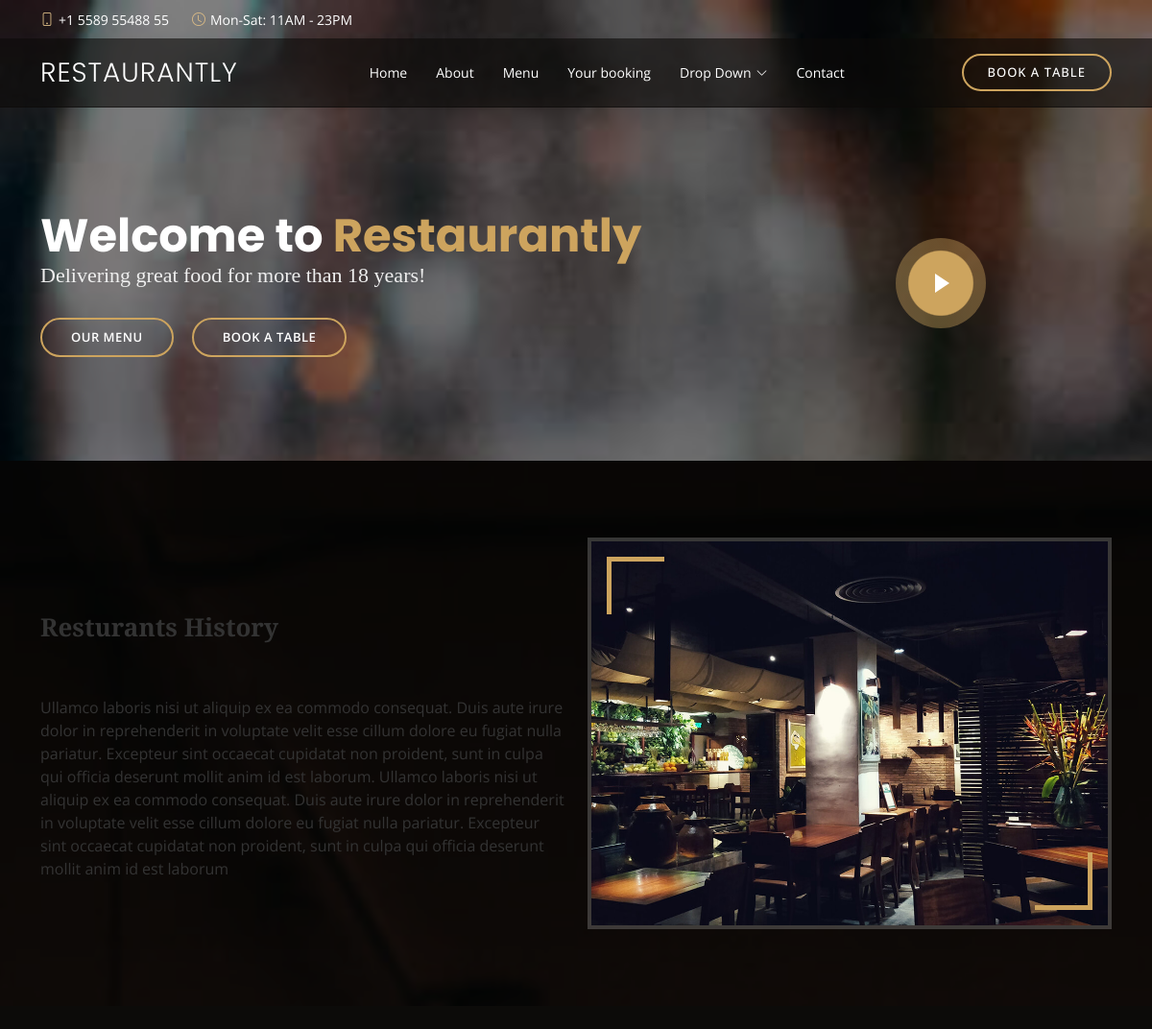
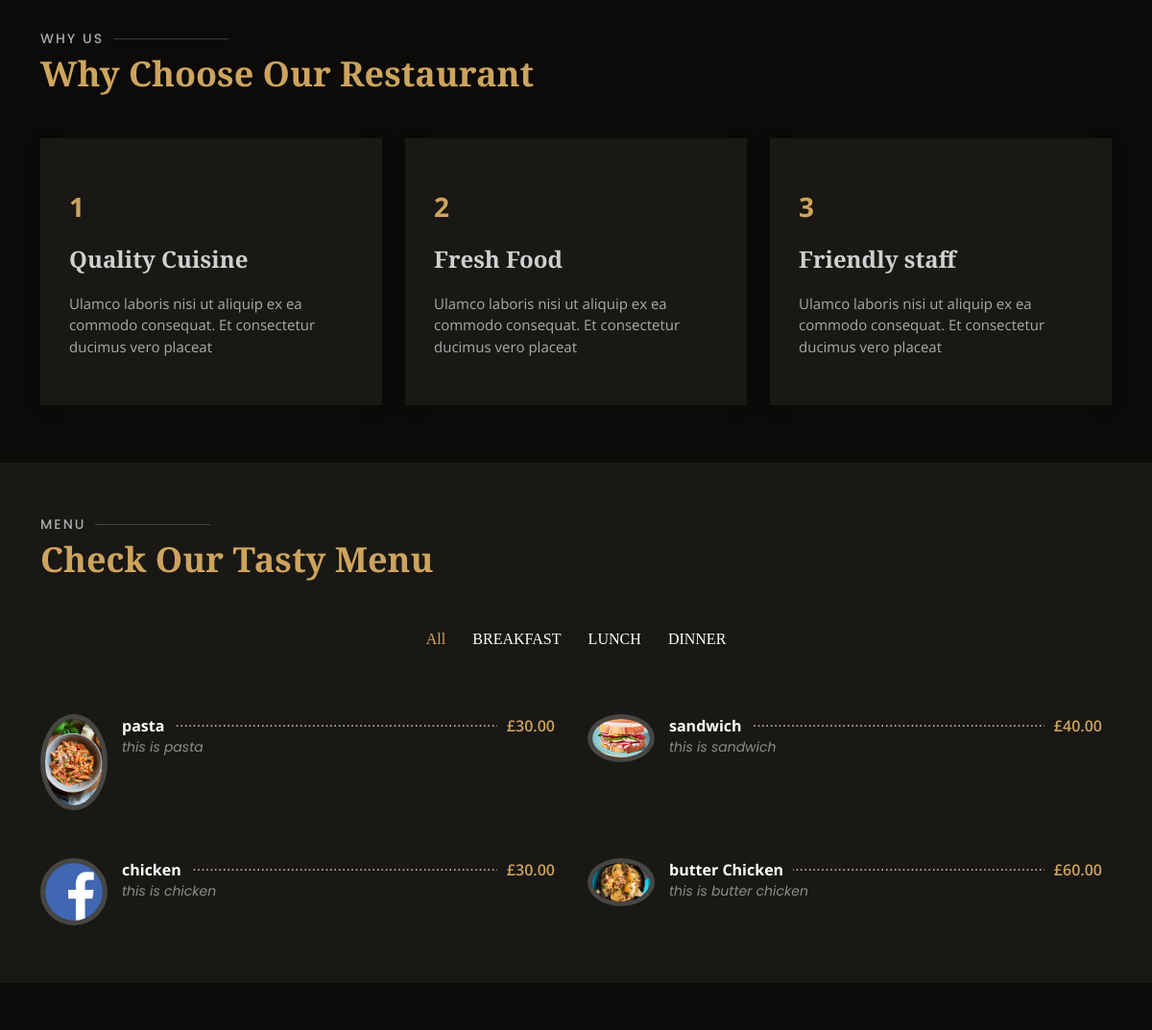
The app's page / (upper part), older data (2 pictures, top to bottom).
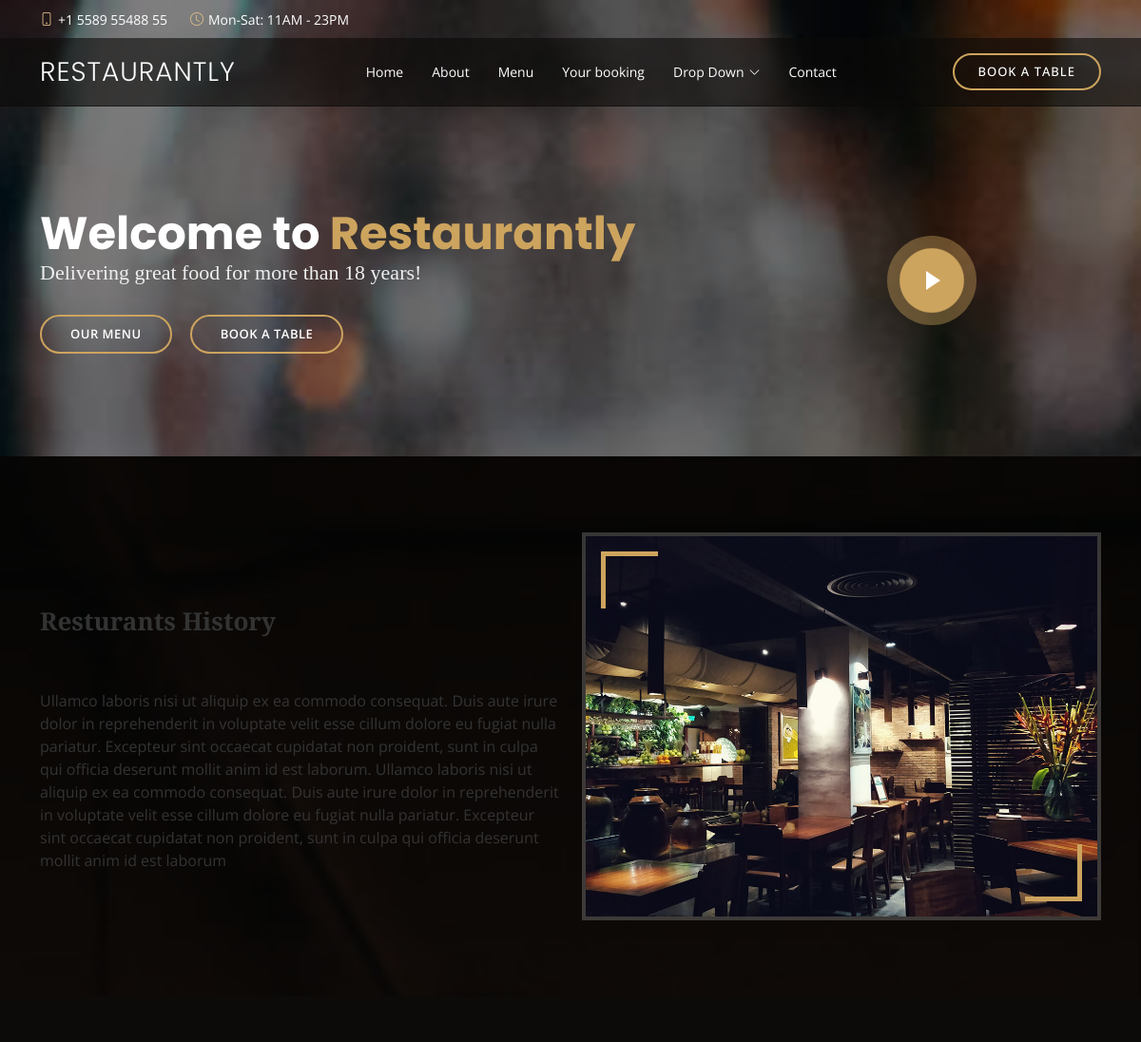
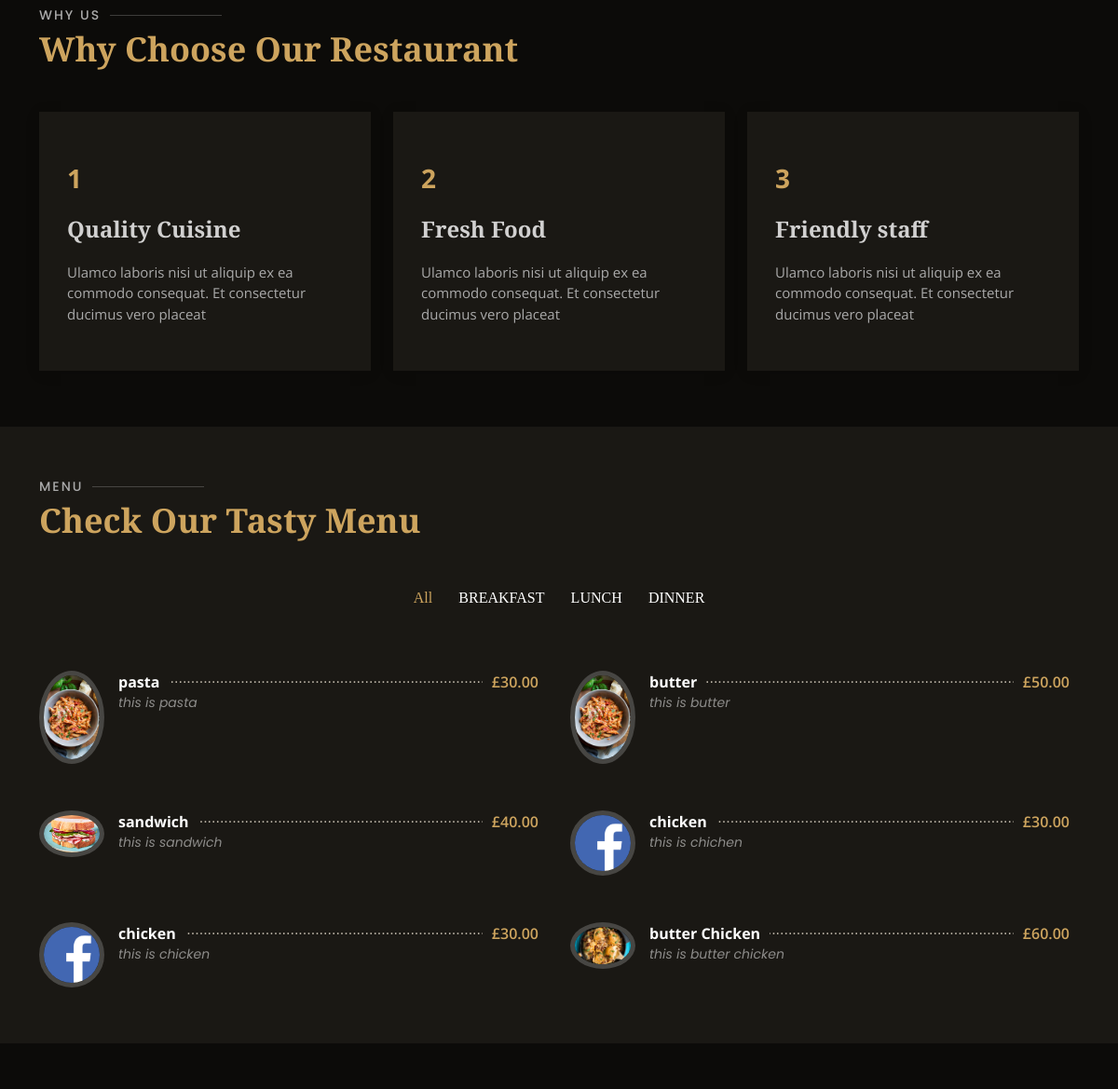
The same page, newer data (2 pictures, top to bottom).
### aboutus/models.py (models this page shows, shortened)
class AboutUs(models.Model):
    title = models.CharField(max_length=50)
    content = models.TextField()
    image = models.ImageField(upload_to='about_us/', default='image')
    class Meta:
        verbose_name = 'about us'
        verbose_name_plural = 'about us'

class Why_Choose_Us(models.Model):
    title = models.CharField(max_length=50)
    content = models.TextField()
    class Meta:
        verbose_name = 'why choose us'
        verbose_name_plural = 'why choose us'

### hotel/models.py (models this page shows, shortened)
class Category(models.Model):
    name = models.CharField(max_length=30)
    class Meta:
        verbose_name = 'category'
        verbose_name_plural = 'categories'
    def __str__(self):
        return self.name

class Meals(models.Model):
    name = models.CharField(max_length=50)
    description = models.TextField(max_length=500)
    category = models.ForeignKey('Category', on_delete=models.SET_NULL, null=True)
    people = models.IntegerField()
    price = models.DecimalField(max_length=5, decimal_places=2, max_digits=5)
    image = models.ImageField(upload_to='hotel/')
    slug = models.SlugField(blank=True, null=True)
    class Meta:
        verbose_name = 'meal'
        verbose_name_plural = 'meals'

### home/views.py (the view)
# urls.py: 2. Add a URL to urlpatterns:  path('', views.home, name='home')
def home(request):
    about = AboutUs.objects.last()
    why_choose_us = Why_Choose_Us.objects.all()
    meals = Meals.objects.all()
    categories = Category.objects.all()
    meal_list = Meals.objects.all()
    chef = Chef.objects.all()
    form = ContactForm()
    context = {
        'about' : about,
        'why_choose_us' : why_choose_us,
        'meals': meals,
        'categories': categories,
        'meal_list': meal_list,
        'chef' : chef,
        'form' : form,
    }
    return render(request, 'home/home.html', context)

### home/templates/home/home.html (shortened to what this page needs)
{% extends 'base.html' %}
{% load static %}
{% load bootstrap5 %}
{% block body %}
<section id="about" class="about">
    <div class="container" data-aos="fade-up">
      <div class="row">
        <div class="col-lg-6 order-1 order-lg-2" data-aos="zoom-in" data-aos-delay="100">
          <div class="about-img">
            <img src="{{about.image.url}}" alt="">
          </div>
        </div>
        <div class="col-lg-6 pt-4 pt-lg-0 order-2 order-lg-1 content">
          <h3 id="resturant-title">{{about.title}}</h3>
          <p id="resturant-content">
            {{about.content}}
          </p>
        </div>
      </div>
    </div>
  </section>
  <section id="why-us" class="why-us">
      <div class="container" data-aos="fade-up">
          <div class="section-title">
              <h2>Why Us</h2>
              <p>Why Choose Our Restaurant</p>
          </div>
          <div class="row">
          {% for info in why_choose_us %}
          <div class="col-lg-4 mt-4 mt-lg-0">
            <div class="box" data-aos="zoom-in" data-aos-delay="300">
              <span>{{info.id}}</span>
              <h4> {{info.title}}</h4>
              <p>{{info.content}}</p>
            </div>
          </div>
          {% endfor %}
      </div>
      </div>
    </section>
    <section id="menu" class="menu section-bg">
        <div class="container" data-aos="fade-up">
          <div class="section-title">
            <h2>Menu</h2>
            <p>Check Our Tasty Menu</p>
          </div>
          <div class="row" data-aos="fade-up" data-aos-delay="100">
            <div class="col-lg-12 d-flex justify-content-center">
                <ul id="menu-flters">
                  <li data-filter="*" class="filter-active">All</li>
                  {% for  category in categories %}
                  <li data-filter=".filter-{{category}}">{{category}}</li>
                  {% endfor %}
                </ul>
              </div>
          </div>
          <div class="row menu-container" data-aos="fade-up" data-aos-delay="200">
            {% for  category in categories %}
            {% for meal in meal_list %}
            {% if meal.category == category %}
                <div class="col-lg-6 menu-item filter-{{category}}">
                <img src='{{ meal.image.url }}' class="menu-img" alt="">
                <div class="menu-content">
                    <a href="{% url 'hotel:meal_detail' meal.slug %}">{{ meal.name }}</a><span>£{{ meal.price }}</span>
                </div>
                <div class="menu-ingredients">
                    {{ meal.description }}
                </div>
                </div>
            {% endif %}
            {% endfor %}
            {% endfor %}
          </div>
        </div>
      </section>
<section id="chefs" class="chefs">
  </section>
{% endblock body %}

### templates/base.html (shortened to what this page needs)
<!DOCTYPE html>
{% load static %}
<html lang="en">
<head>
  <link href="{% static 'vendor/animate.css/animate.min.css'%}" rel="stylesheet">
  <link href="{% static 'vendor/aos/aos.css'%}" rel="stylesheet">
  <link href="{% static 'vendor/bootstrap/css/bootstrap.min.css'%}" rel="stylesheet">
  <link href="{% static 'vendor/bootstrap-icons/bootstrap-icons.css'%}" rel="stylesheet">
  <link href="{% static 'vendor/boxicons/css/boxicons.min.css'%}" rel="stylesheet">
  <link href="{% static 'vendor/glightbox/css/glightbox.min.css'%}" rel="stylesheet">
  <link href="{% static 'vendor/swiper/swiper-bundle.min.css'%}" rel="stylesheet">
  <link href="{% static 'css/style.css' %}" rel="stylesheet">
</head>
<body>
  <div id="topbar" class="d-flex align-items-center fixed-top">
    <div class="container d-flex justify-content-center justify-content-md-between">
      <div class="contact-info d-flex align-items-center">
        <i class="bi bi-phone d-flex align-items-center"><span>+1 5589 55488 55</span></i>
        <i class="bi bi-clock d-flex align-items-center ms-4"><span> Mon-Sat: 11AM - 23PM</span></i>
      </div>
    </div>
  </div>
  <header id="header" class="fixed-top d-flex align-items-cente">
    <div class="container-fluid container-xl d-flex align-items-center justify-content-lg-between">
      <h1 class="logo me-auto me-lg-0"><a href="{% url 'home:home' %}">Restaurantly</a></h1>
      <nav id="navbar" class="navbar order-last order-lg-0 ">
        <ul>
          <li><a class="nav-link scrollto" href="{% url 'home:home' %}">Home</a></li>
          <li><a class="nav-link scrollto" href="{% url 'aboutus:aboutus_list' %}">About</a></li>
          <li><a class="nav-link scrollto" href="{% url 'hotel:meal_list' %}">Menu</a></li>
          <li><a class="nav-link scrollto" href="{% url 'reservation:reserve_table' %}">Your booking</a></li>
          <li class="dropdown"><a href="#"><span>Drop Down</span> <i class="bi bi-chevron-down"></i></a>
          </li>
          <li><a class="nav-link scrollto" href="{% url 'contact:send_email' %}">Contact</a></li>
        </ul>
      </nav>
      <a href="{% url 'reservation:create_order' %}" class="book-a-table-btn scrollto d-none d-lg-flex">Book a table</a>
    </div>
  </header>
  <section id="hero" class="d-flex align-items-center">
    <div class="container position-relative text-center text-lg-start" data-aos="zoom-in" data-aos-delay="100">
      <div class="row">
        <div class="col-lg-8">
          <h1>Welcome to <span>Restaurantly</span></h1>
          <h2>Delivering great food for more than 18 years!</h2>
          <div class="btns">
            <a href="{% url 'hotel:meal_list' %}" class="btn-menu animated fadeInUp scrollto">Our Menu</a>
            <a href="{% url 'reservation:create_order' %}" class="btn-book animated fadeInUp scrollto">Book a Table</a>
          </div>
        </div>
        <div class="col-lg-4 d-flex align-items-center justify-content-center position-relative" data-aos="zoom-in" data-aos-delay="200">
          <a href="https://www.youtube.com/watch?v=GlrxcuEDyF8" class="glightbox play-btn"></a>
        </div>
      </div>
    </div>
  </section>
  <main id="main">
    {% block body %}
    {% endblock body %}
  </main>
</body>
</html>

Row changes from the older to the newer data that the page shows:
added Meals: image (picture), name "butter", price "50.00", description "this is butter", shown under Category "BREAKFAST"
added Meals: image (picture), name "chicken", price "30.00", description "this is chichen", shown under Category "LUNCH"
